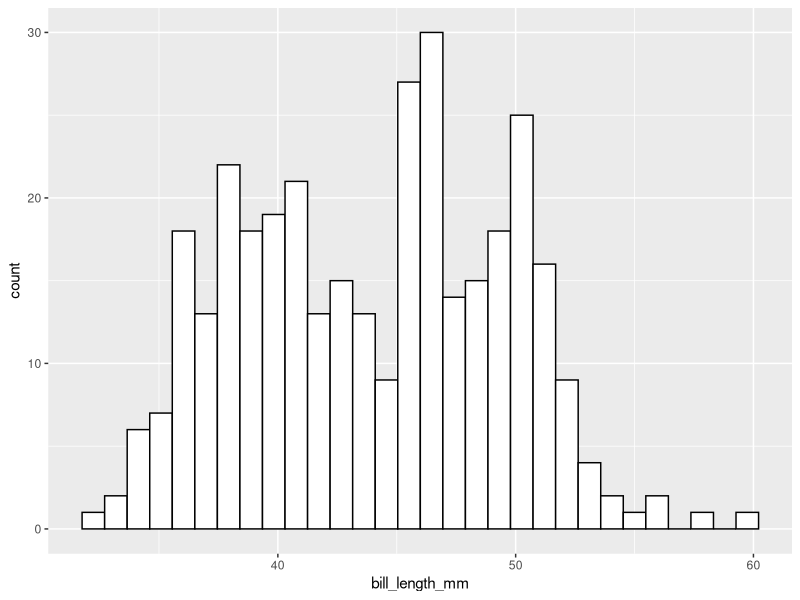

Generate this figure with R:
## ---- chunk 1
#| warning: false
library(tidyverse)
library(palmerpenguins)
ggplot(data = penguins, aes(x = bill_length_mm))+
  geom_histogram(color = "black", fill = "white")
